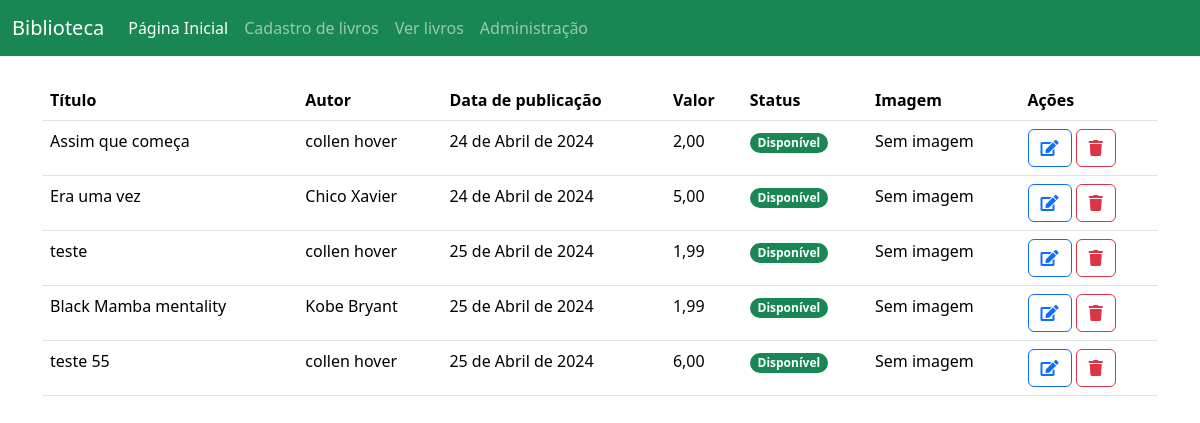
/biblioteca/livros/, run on an earlier commit of the app's database.
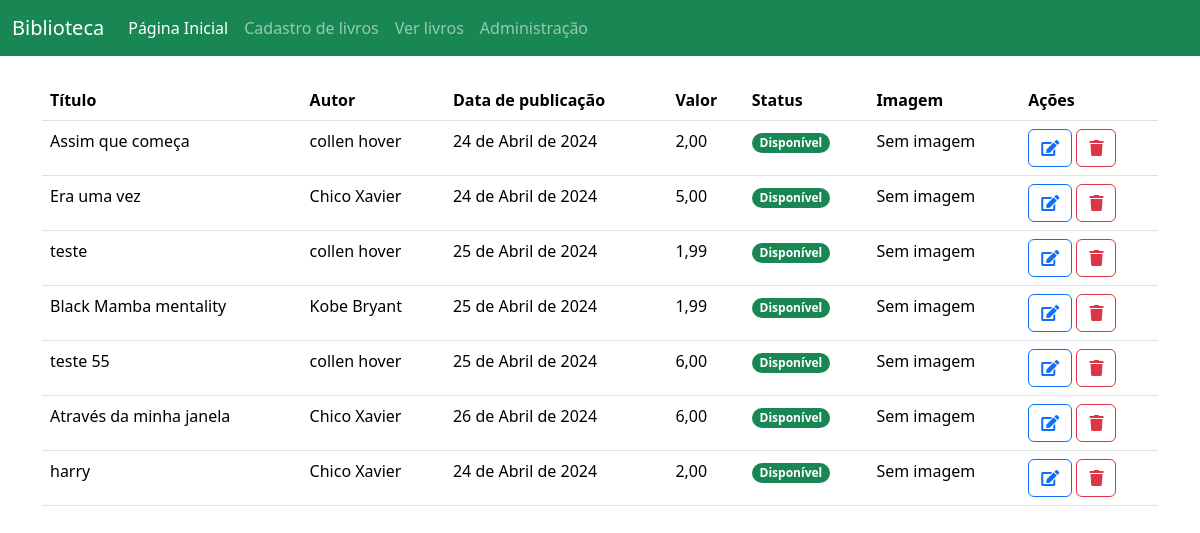
And on a later commit of the database.
### app/models.py (models this page shows, shortened)
class Livro(models.Model):
    titulo = models.CharField(max_length=255) # Atributo titulo da tabela Livro com tamanho máximo de 255 caracteres
    autor = models.ForeignKey(Autor, on_delete=models.CASCADE) # Atributo autor da tabela Livro do tipo ForeignKey que referencia a tabela Autor
    data_publicacao = models.DateField()
    livro_valor = models.DecimalField(decimal_places=2, max_digits=4, default=1.99) # Atributo data_publicacao da tabela Livro do tipo DateField
    status = models.BooleanField(default=True) # Atributo status da tabela Livro do tipo BooleanField com valor padrão True
    imagem = models.ImageField(upload_to='imagens/', null=True, blank=True) # Atributo imagem da tabela Livro do tipo ImageField com upload para a pasta imagens

class Autor(models.Model):
    nome = models.CharField(max_length=255) # Atributo nome da tabela Autor com tamanho máximo de 255 caracteres
    sobrenome = models.CharField(max_length=255) # Atributo sobrenome da tabela Autor com tamanho máximo de 255 caracteres
    email = models.EmailField() # Atributo email da tabela Autor do tipo EmailField
    def __str__(self):
        return f'{self.nome} {self.sobrenome}'

### app/views.py (the view)
# urls.py: path('livros/', livros, name='livros'), # Rota para a página de livros (Chama a função livros do arquivo views.py)
def livros(request):
    livros = Livro.objects.all() # Obtendo todos os livros do banco de dados
    context = {'livros': livros} # Criando um dicionário com os livros para passar para o template
    return render(request, 'livros.html', context) # Retornando o template livros.html renderizado com o contexto (livros)

### app/templates/livros.html (shortened to what this page needs)
{% extends 'base.html' %}
{% block conteudo-da-pagina %}
<table class="table">
    <thead>
        <tr>
            <th scope="col">Título</th>
            <th scope="col">Autor</th>
            <th scope="col">Data de publicação</th>
            <th scope="col">Valor</th>
            <th scope="col">Status</th>
            <th scope="col">Imagem</th>
            <th scope="col">Ações</th>
        </tr>
    </thead>
    <tbody>
        {% for livro in livros %}
        <tr>
            <td>{{ livro.titulo }}</td>
            <td>{{ livro.autor }}</td>
            <td>{{ livro.data_publicacao }}</td>
            <td>{{ livro.livro_valor }}</td>
            <td>
                {% if livro.status %}
                <span class="badge rounded-pill text-bg-success">Disponível</span>
                {% else %}
                <span class="badge rounded-pill text-bg-danger">Indisponível</span>
                {% endif %}
            </td>
            <td>
                {% if livro.imagem %}
                <a href="{{ livro.imagem.url }}" target="_blank">{{ livro.imagem.url }}</a>
                {% else %}
                Sem imagem
                {% endif %}
            </td>
            <td>
                <a href="{% url 'editar' livro.id %}" class="btn btn-outline-primary">
                    <i class="fas fa-edit"></i>
                </a>
                <a href="{% url 'excluir' livro.id %}" class="btn btn-outline-danger">
                    <i class="fas fa-trash"></i>
                </a>
            </td>
        </tr>
        {% endfor %}
    </tbody>
</table>
{% endblock %}

What changed in the data, as far as the page shows it:
added Livro: titulo "Através da minha janela", autor "Chico Xavier", data_publicacao "26 de Abril de 2024", livro_valor "6,00", status "Disponível", shows "Sem imagem"
added Livro: titulo "harry", autor "Chico Xavier", data_publicacao "24 de Abril de 2024", livro_valor "2,00", status "Disponível", shows "Sem imagem"
